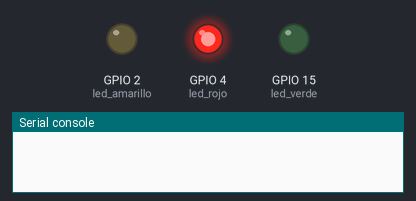
Bench run of a program on a simulated ESP32 board running MicroPython. Shown: output pins drawn as LEDs (lit = HIGH), the last lines printed to the serial console. Wiring (from the project's diagram.json): yellow LED on GPIO 2, red LED on GPIO 4, green LED on GPIO 15.

Above: at 1.5 s.
At 4.0 s:
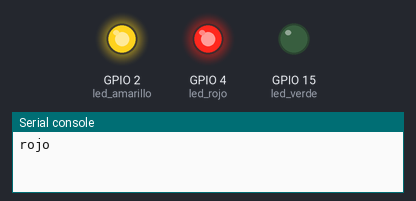
At 7.5 s:
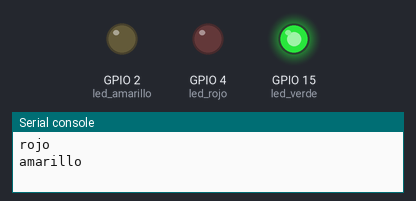
Timing chart, 0 to 13.0 s (numbered marks = the images above):
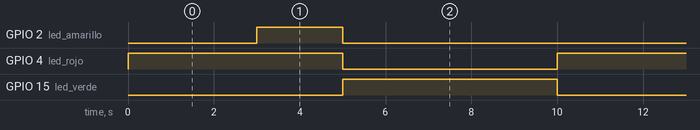

Measured:
- by itself, GPIO 2 (led_amarillo): alternates HIGH for 2.0 s and LOW for 8.0 s
- by itself, GPIO 4 (led_rojo), GPIO 15 (led_verde): alternates HIGH for 5.0 s and LOW for 5.0 s
- by itself, everything shown: repeats every 10.0 s, in 3 steps

The program:

main.py
```python
#llamo modulos
from machine import Pin
from utime import sleep

#creamos objetos

led_rojo = Pin(4, Pin.OUT)
led_amarillo = Pin(2, Pin.OUT)
led_verde = Pin(15, Pin.OUT)

#creamos el ciclo

while True:
  led_rojo.value(1)
  sleep(3)
  print("rojo")
  led_amarillo.value(1)
  sleep(2)
  led_rojo.value(0)
  led_amarillo.value(0)
  print("amarillo")
  led_verde.value(1)
  sleep(5)
  print("verde")
  led_verde.value(0)
 
```
